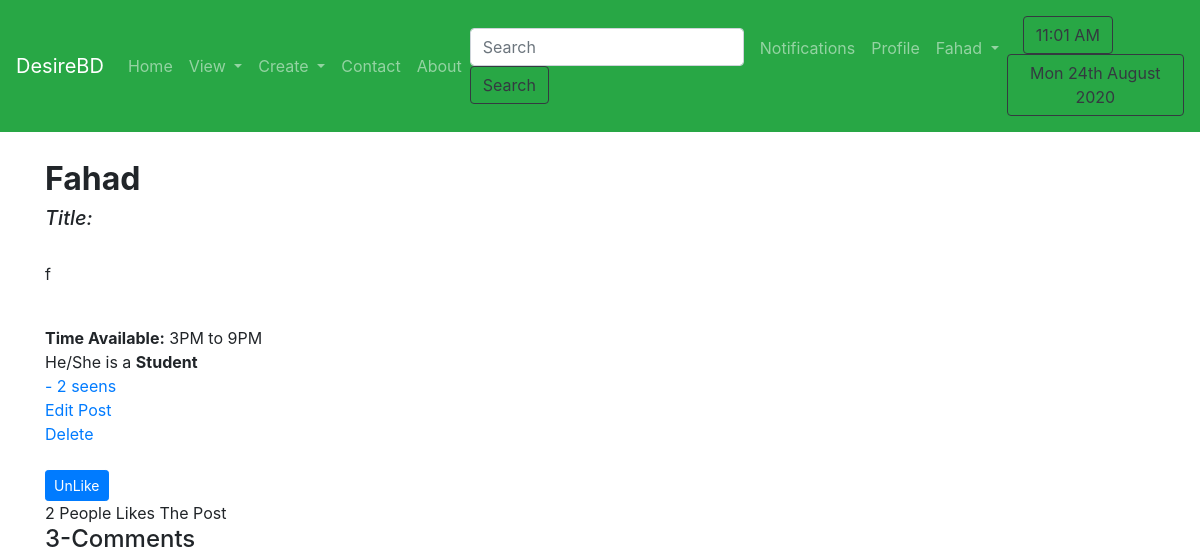
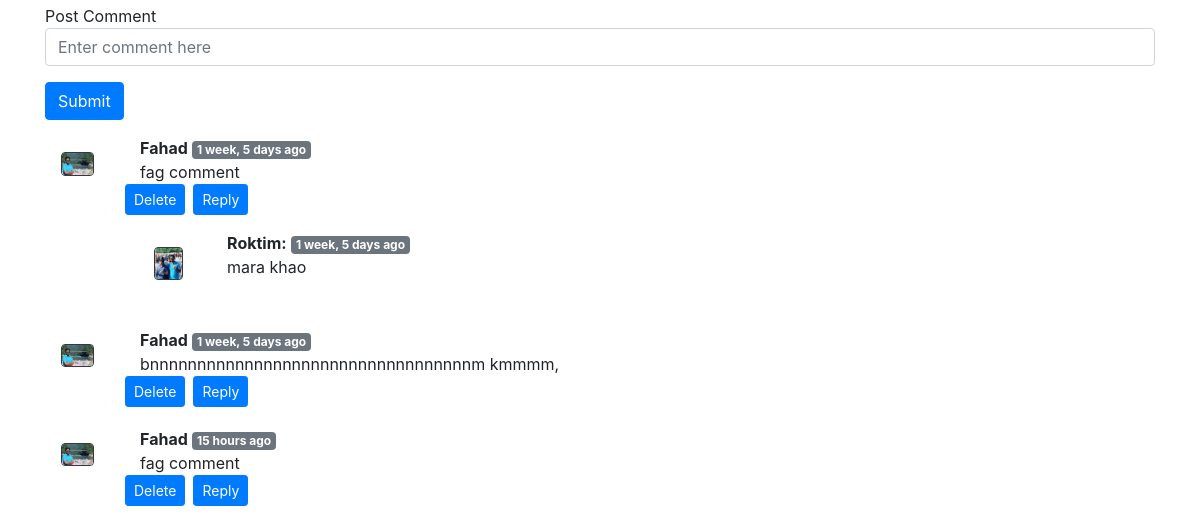
Before: /posts/1/ (signed in) with the older database file (2 pictures, top to bottom).
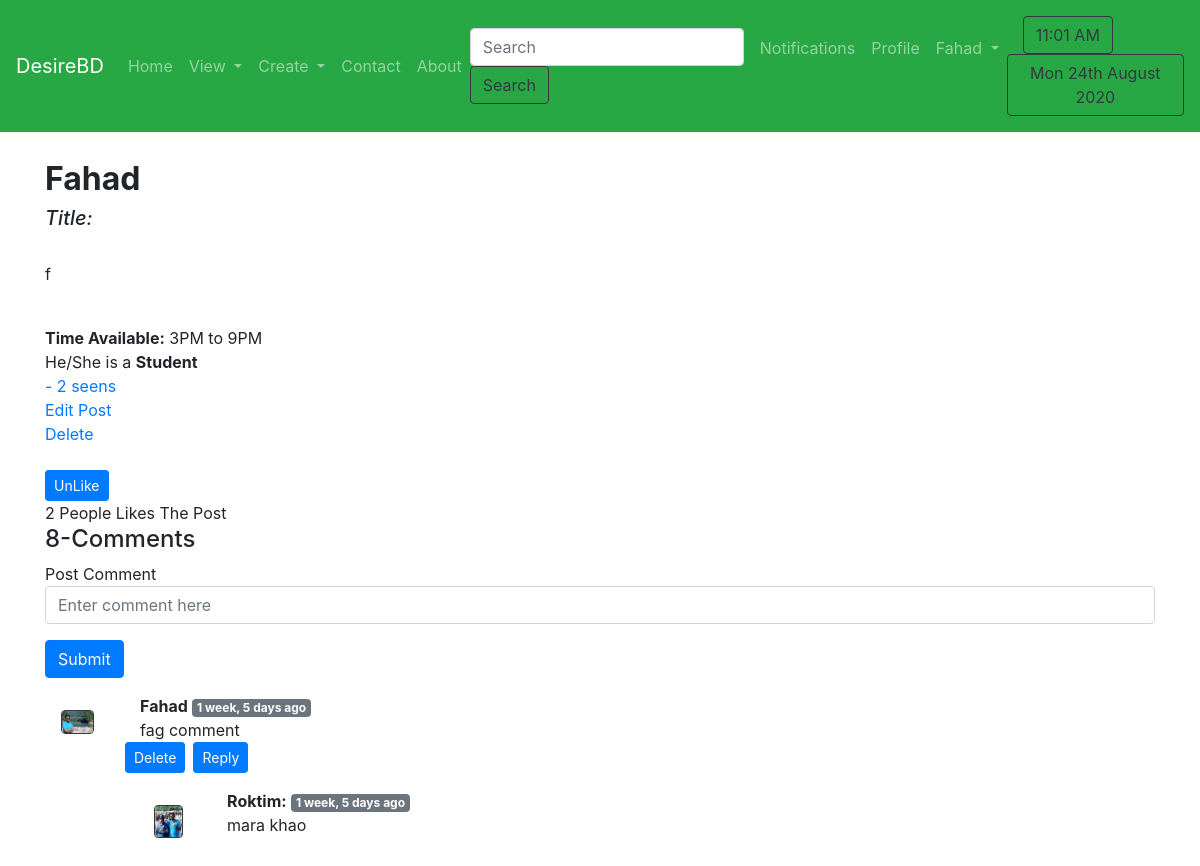
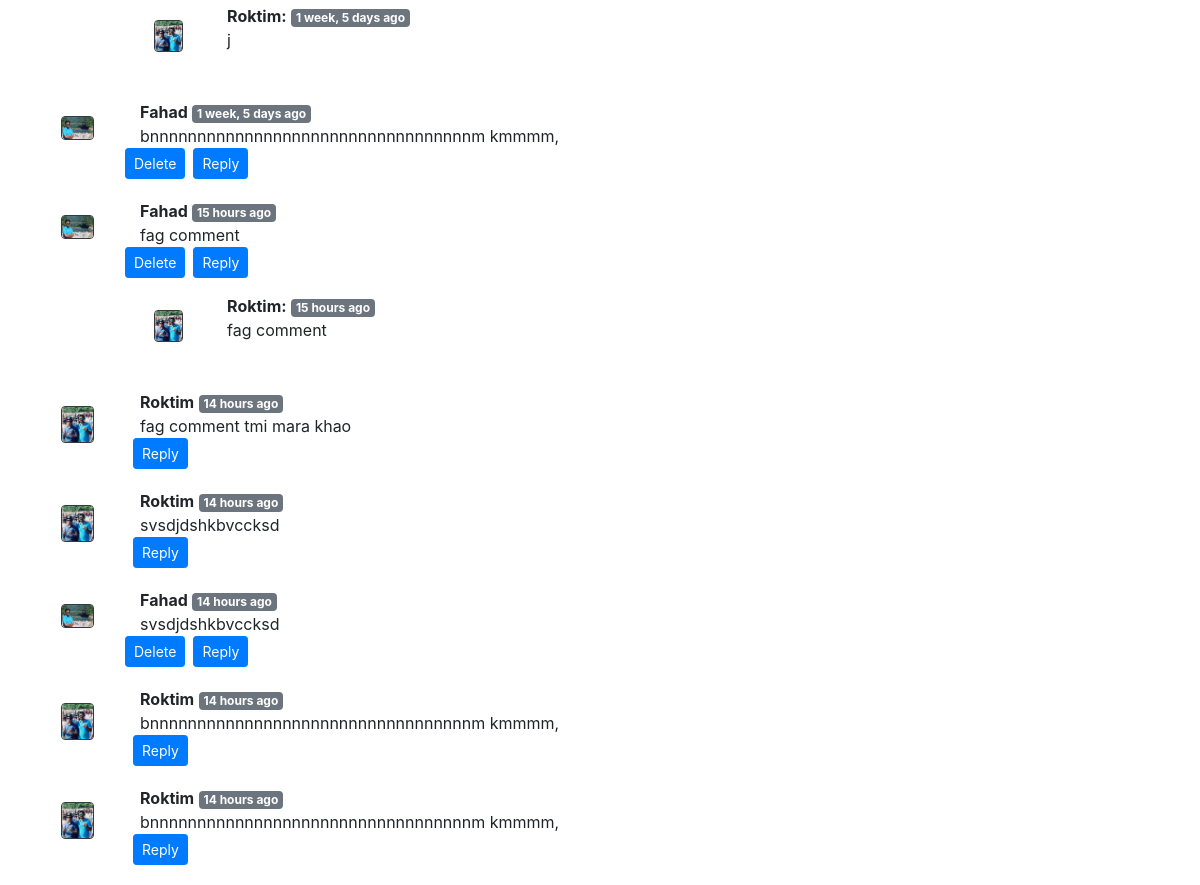
After: the same page with the newer database file (2 pictures, top to bottom).
### posts/models.py (models this page shows, shortened)
class TuitionPost(models.Model):
    Choice_Medium = (
        ('Bangla_Medium', 'Bangla Medium'),
        ('English_Medium', 'English Medium'),
        ('Arabic_Medium', 'Arabic Medium'),
        ('Hindi_Medium', 'Hindi Medium'),
        ('Sports_Section', 'Sports Section'),
        ('Singing_Section', 'Singing Section'),
        ('Dance_Section', 'Dance Section'),
        ('Extra Curricular Activities', 'Extra Curricular Activities'),
        ('Language Learning', 'Language Learning'),
        ('Computer Learning', 'Computer Learning'),
    )
    Choice_Approach = (
        ('Online_Help', 'Online Help'),
        ('Phone_Help', 'Phone Help'),
        ('Provide_Hand_Notes', 'Provide Hand_Notes'),
        ('Video_Tutorials', 'Video Tutorials'),
    )
    Choice_style = (
        ('Group_Tuition', 'Group Tuition'),
        ('Private_Tuition', 'Private Tuition'),
    )
    Choice_Place = (
        ('Class_Rooms', 'Class Rooms'),
        ('Coaching_Center', 'Coaching Center'),
        ('Home_Visit', 'Home Visit'),
    )
    district = models.ForeignKey(District, on_delete=models.SET_NULL, null=True, related_name='district_set')
    preferedPlace = models.ManyToManyField(SubDistrict, related_name='place_set')
    style = MultiSelectField(choices=Choice_style, max_choices=3, max_length=100)
    place = MultiSelectField(choices=Choice_Place, max_choices=3, max_length=100)
    approach = MultiSelectField(choices=Choice_Approach,max_choices=3, max_length=100)
    medium = MultiSelectField(choices=Choice_Medium,max_choices=3, max_length=100)
    sno = models.AutoField(primary_key=True)
    subject = models.ManyToManyField(Subject, related_name='subject_set')
    class_in = models.ManyToManyField(Classes, related_name='classes_set')
    salary = models.CharField(max_length=100)
    days=models.CharField(max_length=100)
    time_available = models.CharField(max_length=200)
    content = models.TextField()
    author = models.ForeignKey(User, on_delete=models.CASCADE)
    views = models.ManyToManyField(User, related_name='post_view')
    likes = models.ManyToManyField(User,related_name='tuition_post')
    timeStamp = models.DateTimeField(default=now)
    def total_likes(self):
        return self.likes.count()
    def total_views(self):
        return self.views.count()

class BlogComment(models.Model):
    sno = models.AutoField(primary_key=True)
    comment = models.TextField()
    user = models.ForeignKey(User, on_delete=models.CASCADE)
    tuitionpost = models.ForeignKey(TuitionPost, on_delete=models.CASCADE)
    parent = models.ForeignKey('self', on_delete=models.CASCADE, null=True)
    image = models.ImageField(upload_to='posts/images', default="default.jpg")
    timestamp = models.DateTimeField(default=now)

### posts/views.py (the view)
# urls.py: path('<int:sno>/', views.blogPost, name='blogPost'),
def blogPost(request, sno):
    post = TuitionPost.objects.filter(sno=sno).first()
    post.views.add(request.user)
    liked = False
    if post.likes.filter(id=request.user.id).exists():
        liked = True
    like = post.total_likes()
    view = post.total_views()
    comments = BlogComment.objects.filter(tuitionpost=post, parent=None)
    replies = BlogComment.objects.filter(tuitionpost=post).exclude(parent=None)
    replyDict = {}
    userp = UserProfile.objects.filter(user=request.user)
    for reply in replies:
        if reply.parent.sno not in replyDict.keys():
            replyDict[reply.parent.sno] = [reply]
        else:
            replyDict[reply.parent.sno].append(reply)
    context = {
        'post': post,
        'comments': comments,
        'replyDict': replyDict,
        'userp': userp,
        'like': like,
        'liked': liked,
        'view':view
    }
    return render(request, 'posts/blogpost.html', context)

### posts/templatetags/extras.py (called while the page is built)
@register.filter(name='get_val')
def get_val(dict, key):
    return dict.get(key)

### templates/posts/blogpost.html (shortened to what this page needs)
{% extends 'basic.html' %}
{% load humanize %}
{% load extras %}
{% block body %}
<div class="container">
    <div class="row mt-1">
        <div class="col-md-8 blog-main">
            <div class="blog-post">
                <h2><b>{{post.author}}</b> </h2>
                <h5 class="pb-4 mb-2 font-italic ">
                    Title:
                </h5>
                <p>{{post.content|safe}}</p>
                <br>
                <b> Time Available:</b> {{post.time_available|safe}}
                <br>
                {% if post.category == "t" %}
                He/She is a <b> Teacher</b>
                <br>
                {% else %}
                He/She is a <b> Student</b>
                <br>
                {% endif %}
                <a href="#"><span>- {{view}} seens</span></a>
                {% if user == post.author %}
                <div>
                    <a href="/posts/editpost/{{post.sno}}/">Edit Post</a>
                    <div id="btnOne"><a href="#" onClick="javascript:addBtn();">Delete</a> </div>
                </div>
                {% endif %}
                <br>
                <form action="/posts/likepost/{{post.sno}}/" method="post">
                {% if liked %}
                     <button type="submit" name="like_post" value="{{post.sno}}" class="btn  btn-primary btn-sm">UnLike</button>
                {% else %}
                    <button type="submit" name="like_post" value="{{post.sno}}" class="btn  btn-primary btn-sm">Like</button>
                {% endif %}
                </form>
                {{like}} People Likes The Post
            </div>
        </div>
    </div>
</div>
<div class="container">
    {% if user.is_authenticated %}
    <h4>{{comments.count}}-Comments</h4>
    <form action="/posts/postcomment/" method="post">{% csrf_token %}
        <div class="form-group">
            <lebel for="exampleInputEmail"> Post Comment</lebel>
            <input type="text " class="form-control" name="comment" placeholder="Enter comment here">
        </div>
        <button type="submit" class="btn btn-primary" value="submit">Submit</button>
    </form>
    {% else %}
    <p>
    <h3><b>Please login to add comments to this blogpost. </b></h3>
    </p>
    {% endif %}
    {% for comment in comments %}
    <div class="row my-3">
        <div class="col-md-1">
            <img class="rounded mx-auto my-3 d-block w-50 border border-dark" src="{{comment.image.url}}" alt="">
        </div>
        <div class="col md 11">
            <b>{{comment.user.username}}</b> <span class="badge badge-secondary">
                {{comment.timestamp | naturaltime}}</span>
            <div>
                {{comment.comment}}
            </div>
            <div class="row">
                {% if user == comment.user %}
                <button class="btn  btn-sm btn-primary" type="button" data-toggle="collapse"
                    data-target="#deleteBox{{comment.sno}}" aria-expanded="true"
                    aria-controls="#deleteBox{{comment.sno}}">
                    Delete
                </button>
                {% endif %}
                <div class="reply mx-2">
                    {% if user.is_authenticated %}
                    <button class="btn  btn-sm btn-primary" type="button" data-toggle="collapse"
                        data-target="#replyBox{{comment.sno}}" aria-expanded="true"
                        aria-controls="#replyBox{{comment.sno}}">
                        Reply
                    </button>
                    {% else %}
                    <button class="btn  btn-sm btn-primary" type="button" data-toggle="collapse"
                        data-target="#replyBox{{comment.sno}}" aria-expanded="true"
                        aria-controls="#replyBox{{comment.sno}}" disabled>
                        Login to Reply
                    </button>
                    {% endif %}
                </div>
            </div>
            <div class="replies  my-1 ">
                {% for reply in replyDict|get_val:comment.sno %}
                <div class="row my-3">
                    <div class="col-md-1 ">
                        <img class="rounded mx-auto my-3 d-block w-50 border border-dark" src="{{reply.image.url}}"
                            alt="user">
                    </div>
                    <div class="col-md-9 ">
                        <b>{{reply.user}}:</b> <span class="badge badge-secondary">
                            {{comment.timestamp|naturaltime}}</span>
                        <div>
                            {{reply.comment}}
                            <br>
                        </div>
                    </div>
                </div>
                {% endfor %}
            </div>
        </div>
    </div>
    {% endfor %}
</div>
{% endblock %}

### templates/basic.html (shortened to what this page needs)
<!doctype html>
<html lang="en">
<head>
  <link rel="stylesheet" href="https://stackpath.bootstrapcdn.com/bootstrap/4.2.1/css/bootstrap.min.css"
>
{% load notifications_tags %}
{% load static %}
</head>
<body>
  <nav class="navbar navbar-expand-lg navbar-dark bg-success">
    <a class="navbar-brand" href="/profile/">DesireBD</a>
    <div class="collapse navbar-collapse" id="navbarSupportedContent">
      <ul class="navbar-nav mr-auto">
      <li class="nav-item {% block blogactive %}
      {% endblock blogactive %} ">
          <a class="nav-link" href="/profile/">Home</a>
        </li>
         <li class="nav-item dropdown">
        <a class="nav-link dropdown-toggle" href="#" id="navbarDropdown" role="button" data-toggle="dropdown" aria-haspopup="true" aria-expanded="false">
          View
        </a>
      </li>
      <li class="nav-item dropdown">
        <a class="nav-link dropdown-toggle" href="#" id="navbarDropdown" role="button" data-toggle="dropdown" aria-haspopup="true" aria-expanded="false">
          Create
        </a>
      </li>
        <li class="nav-item  {% block contactactive %}
      {% endblock contactactive %}">
          <a class="nav-link" href="/profile/contact/">Contact</a>
        </li>
        <li class="nav-item  {% block aboutactive %}
      {% endblock aboutactive %}">
          <a class="nav-link" href="/profile/about_us/">About</a>
        </li>
      </ul>
      <ul class="navbar-nav ml-auto">
        <form method="post" action="/posts/search/" class="form-inline my-2 my-lg-0">
          <input class="form-control mr-sm-2 " type="search" placeholder="Search" aria-label="Search" name="search"
            id="search">
          <button class="btn btn-outline-dark my-2 my-sm-0" type="submit">Search</button>
        </form>
        {% if user.is_authenticated %}
        <li class="nav-item {% block notifications %}
      {% endblock notifications %} ">
          <a class="nav-link" href="/profile/notification/">
            Notifications
          </a>
        </li>
        <li class="nav-item {% block userprofile %}
      {% endblock userprofile %} ">
          <a class="nav-link" href="/profile/userprofile/">Profile</a>
        </li>
        <li class="nav-item dropdown">
          <a class="nav-link dropdown-toggle" href="#" id="navbarDropdown" role="button" data-toggle="dropdown"
            aria-haspopup="true" aria-expanded="false">
            {{request.user}}
          </a>
        </li>
      </ul>
      {% endif %}
    </div>
  <div class="nav-item my-2">
        <div class="btn btn-outline-dark my-2 my-sm-0 mx-3"> {% now "h:i A" as current_time %}
          {{ current_time|center:"150"  }}
        </div>
        <div class="btn btn-outline-dark my-2 my-sm-0 ml-auto"> {% now "D jS F Y" %}
        </div>
  </div>
  </nav>
  <br>
  {% block body %} {% endblock %}
</body>
</html>

Changed rows visible on the page:
added BlogComment: image (picture), user "Roktim", {{ comment.timestamp|naturaltime }} "1 week, 5 days ago", comment "j", shown under "Fahad"
added BlogComment: image (picture), user "Roktim", {{ comment.timestamp|naturaltime }} "15 hours ago", comment "fag comment", shown under "Fahad"
added BlogComment: image (picture), user.username "Roktim", timestamp "14 hours ago", comment "fag comment tmi mara khao", shown under "8-Comments"
added BlogComment: image (picture), user.username "Roktim", timestamp "14 hours ago", comment "svsdjdshkbvccksd", shown under "8-Comments"
added BlogComment: image (picture), user.username "Fahad", timestamp "14 hours ago", comment "svsdjdshkbvccksd", shown under "8-Comments"
added BlogComment: image (picture), user.username "Roktim", timestamp "14 hours ago", comment "bnnnnnnnnnnnnnnnnnnnnnnnnnnnnnnnnnnm kmmmm,", shown under "8-Comments"
added BlogComment: image (picture), user.username "Roktim", timestamp "14 hours ago", comment "bnnnnnnnnnnnnnnnnnnnnnnnnnnnnnnnnnnm kmmmm,", shown under "8-Comments"
Other visible differences:
{{ comments.count }}: "3" → "8"
